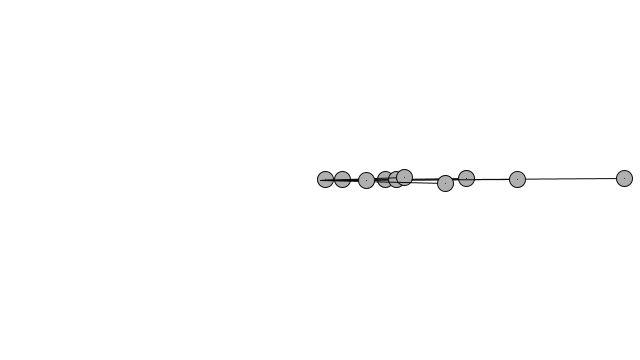
Frame 1 (no input)
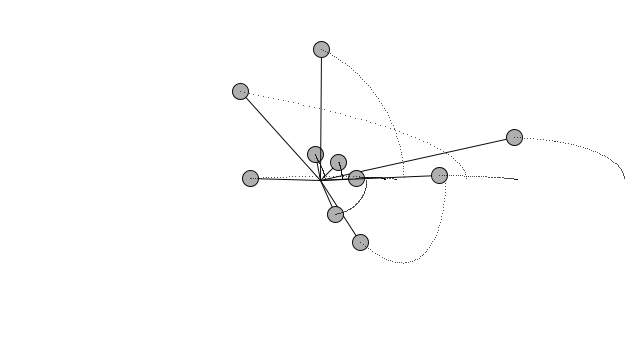
Frame 60 (the mouse pressed at the canvas centre just before this capture)
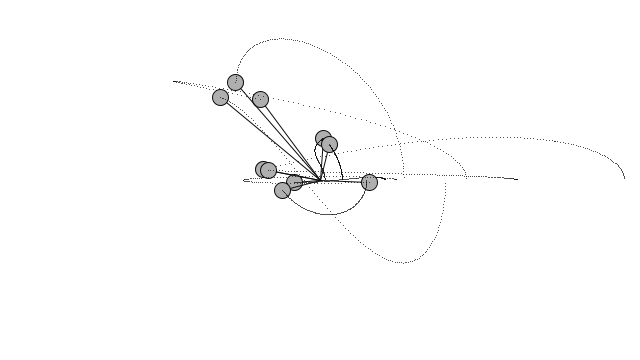
Frame 120 (the mouse held since frame 60 and released just before this capture)

The Processing sketch that drew these frames (run headless with seeded random() and noise(); from frame 60 on, the mouse is pressed at the canvas centre):

// Processing sketch: SimpleHarmonicMotionSimulation2D
// ── SimpleHarmonicMotionSimulation2D.pde
class Point {
   float x;
   float y;
   
   Point(float x, float y) { this.x = x; this.y = y;}
   
   boolean isEqual(Point other) {
     return (other.x == x && other.y == y);
   }
   
   void display() { point(x,y);}
  
}
class Oscillator {
  PVector angle;
  PVector velocity;
  PVector amplitude;
  ArrayList<Point> points;
  
  
  Oscillator() {
    angle = new PVector();
    velocity = new PVector(random(-0.05, 0.05), random(-0.05, 0.05));
    amplitude = new PVector(random(width/2), random(height/2));
    points = new ArrayList<Point>();
  }
  
  void update() {
   angle.add(velocity); 
  }
  
  void display() {
   stroke(10);
   fill(175);
   rectMode(CENTER);
   float x = width/2 + amplitude.x * cos(angle.x);
   float y = height/2 + amplitude.y * sin(angle.y);
   line(width/2, height/2, x,y);
   ellipse(x,y, 16,16); 
   boolean shouldAdd = true;
   Point next = new Point(x,y);
   for(int i = 0; i < points.size(); i++) {
     Point current = points.get(i);
     if(shouldAdd) shouldAdd = !current.isEqual(next);
     current.display();
   }
   if(shouldAdd) {
      points.add(next);
      next.display();
   }
  }
  
}


Oscillator[] bobs;

void setup() {
  background(255);
  size(640, 360);
  bobs = new Oscillator[10];
  for(int i = 0; i < bobs.length; i++) {
    bobs[i] = new Oscillator();
  }
}


void draw() {
  background(255);
  for(int i = 0; i<bobs.length; i++) {
    bobs[i].update();
    bobs[i].display();
  }
}
